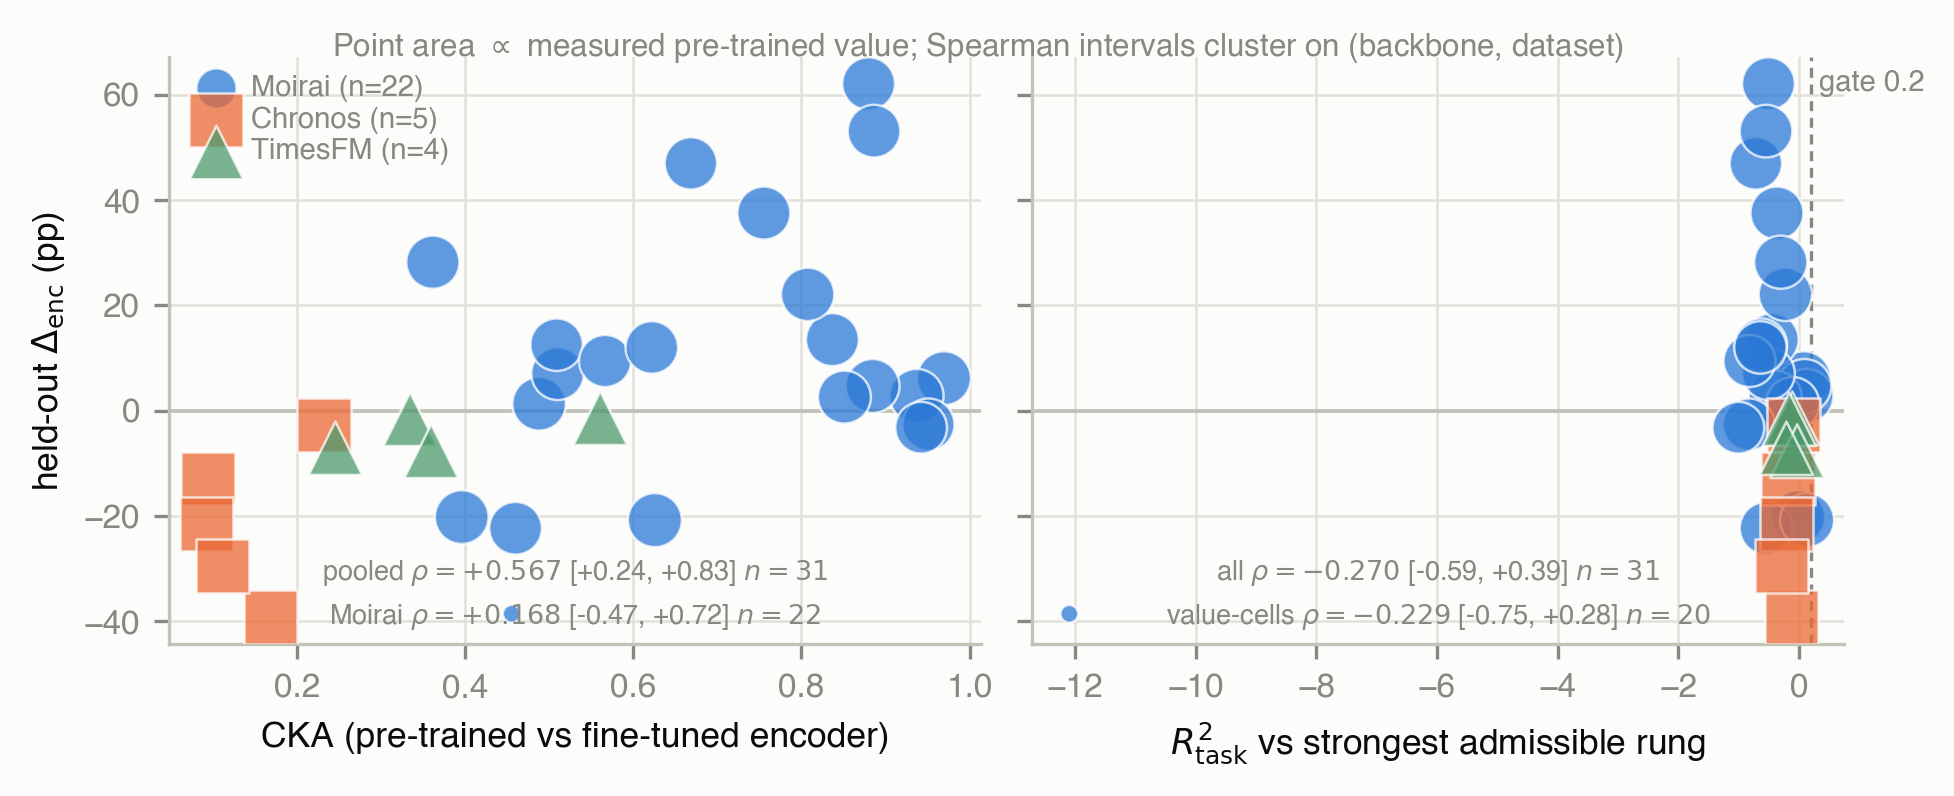

Write Python code to recreate this figure.
#!/usr/bin/env python3
"""The graded value axis: neither drift nor pre-trained value orders the encoder-adaptation outcome.

Two panels, one x-variable each, sharing the y-axis (held-out Delta_enc = B - D in percentage points,
positive = freezing the encoder did better):

  (left)  x = CKA between the pre-trained and fine-tuned encoder -- the diagnostic under test.
  (right) x = R2_task against the STRONGEST admissible rung of the eight-baseline ladder -- how much
          pre-trained value the cell demonstrably has. A minimum over rungs, not a maximum: R2_task
          = 1 - MSE_zs/MSE_base, so a weaker rival inflates it, and value that survives the best
          rival is the smallest R2_task.

Point AREA encodes the same value score in both panels, so the left panel answers the reviewer's
question visually: if drift predicted the outcome wherever there was something to lose, the large
points on the left would trend and the small ones would scatter. Backbone is encoded by colour AND
marker, because CKA is not comparable across architectures (Chronos 0.09-0.23, Moirai 0.36-0.97,
TimesFM 0.25-0.56) and a reader must be able to see that the pooled left-panel trend is largely
between-backbone.

NO HARD-CODED NUMBERS. Everything is read from results/value_axis.json, written by
scripts/value_axis.py --json, which in turn reads the graded ladder from results/gate_baselines_val.json -- the SELECTION-split
ladder, so the value axis and the held-out y-axis do not share windows.
The assertions below are the point of that: this script is a data-integrity check that happens to
draw, and it fails loudly rather than drawing a figure that disagrees with the text.

Needs matplotlib, which neither venv has:
  /opt/homebrew/bin/python3 paper_8/fig_value_axis.py
"""
import json
from pathlib import Path

import matplotlib.pyplot as plt
import numpy as np

ROOT = Path(__file__).resolve().parent.parent
J = json.load(open(ROOT / "results/value_axis.json"))

INK_PRIMARY = "#0b0b0b"
INK_MUTED = "#898781"
GRID = "#e1e0d9"
BASELINE = "#c3c2b7"
SURFACE = "#fcfcfb"
STYLE = {                          # colour and marker, so the arms separate in greyscale too
    "Moirai":  ("#2a78d6", "o"),
    "Chronos": ("#eb6834", "s"),
    "TimesFM": ("#4c9a6b", "^"),
}


def backbone_of(cell):
    for bb in ("Chronos", "TimesFM"):
        if cell.startswith(bb):
            return bb
    return "Moirai"


cells = list(J["cells"].values())
cka = np.array([c["cka"] for c in cells])
val = np.array([c["value"] for c in cells])
dnc = np.array([c["d_enc"] for c in cells])
bb = np.array([backbone_of(c["cell"]) for c in cells])
anyv = np.array([c["clears_any"] for c in cells])
thr = J["gate_threshold"]

# Data-integrity assertions. Each mirrors a sentence in the paper; a failure here means the figure
# and the text have diverged, which is the failure mode this project has hit most often.
assert len(cells) == J["n_scored"] == 31, f"expected 31 scored cells, got {len(cells)}"
assert anyv.sum() == J["n_value_cells"] == 20, f"expected 20 value-cells, got {anyv.sum()}"
assert J["n_clearing_all"] == 0, f"body claims no cell clears every rung; json says {J['n_clearing_all']}"
assert (val < thr)[~anyv].all(), "a cell marked no-value scores at or above the threshold"
assert len(J["baselines"]) == 9, f"body claims an eight-rung ladder plus the floor; got {J['baselines']}"

# Point area proportional to value, floored so that the most negative cells stay visible: a cell
# that loses badly to every baseline is still a data point, and an area-zero marker would drop it.
sz = 18 + 150 * np.clip(val - val.min(), 0, None) / max(np.ptp(val), 1e-9)

plt.rcParams.update({
    "font.family": "sans-serif",
    "font.sans-serif": ["Helvetica", "Arial", "DejaVu Sans"],
    "svg.fonttype": "none",
})
fig, (axA, axB) = plt.subplots(1, 2, figsize=(6.4, 2.45), dpi=150, sharey=True,
                               constrained_layout=True, gridspec_kw=dict(width_ratios=[1, 1]))
fig.patch.set_facecolor(SURFACE)
for ax in (axA, axB):
    ax.set_facecolor(SURFACE)
    ax.set_axisbelow(True)
    ax.grid(color=GRID, lw=0.6)
    ax.axhline(0, color=BASELINE, lw=0.9, zorder=1)
    for s in ("top", "right"):
        ax.spines[s].set_visible(False)
    for s in ("left", "bottom"):
        ax.spines[s].set_color(BASELINE)
    ax.tick_params(colors=INK_MUTED, labelsize=8)

for panel, xv in ((axA, cka), (axB, val)):
    for name, (col, mk) in STYLE.items():
        m = bb == name
        if not m.any():
            continue
        panel.scatter(xv[m], dnc[m], s=sz[m], marker=mk, facecolor=col, alpha=0.75,
                      edgecolor="white", linewidth=0.6, zorder=3,
                      label=f"{name} (n={m.sum()})")

axB.axvline(thr, color=INK_MUTED, lw=0.8, ls=(0, (3, 2)), zorder=2)
axB.annotate(f"gate {thr:g}", xy=(thr, axB.get_ylim()[1]), xytext=(2, -3),
             textcoords="offset points", ha="left", va="top", fontsize=7, color=INK_MUTED)

axA.set_ylabel(r"held-out $\Delta_{\mathrm{enc}}$ (pp)", fontsize=8.5, color=INK_PRIMARY)
axA.set_xlabel("CKA (pre-trained vs fine-tuned encoder)", fontsize=8.5, color=INK_PRIMARY)
axB.set_xlabel(r"$R^2_{\mathrm{task}}$ vs strongest admissible rung", fontsize=8.5, color=INK_PRIMARY)

# Statistics printed from the JSON, so the caption, the body and the panel cannot drift apart.
def label(pre, key):
    c = J["correlations"][key]
    return (rf"{pre} $\rho={c['rho']:+.3f}$ [{c['lo']:+.2f}, {c['hi']:+.2f}] "
            rf"$n{{=}}{c['n']}$")


# TWO intervals per panel, not one. On the left, the pooled rho is the figure the body calls a
# backbone artefact, so printing it alone would contradict the caption; the within-Moirai row is the
# one the claim rests on. On the right, restricting to value-cells is the reviewer's question, and the
# point of showing both is that the restriction does not sharpen anything.
for ax, rows_ in ((axA, [("pooled", "cka_vs_denc_all"), ("Moirai", "cka_vs_denc_moirai")]),
                  (axB, [("all", "value_vs_denc_all"), ("value-cells", "value_vs_denc_valuecells")])):
    for i, (pre, key) in enumerate(rows_):
        ax.annotate(label(pre, key), xy=(0.5, 0.02 + 0.075 * (len(rows_) - 1 - i)),
                    xycoords="axes fraction", ha="center", va="bottom",
                    fontsize=6.5, color=INK_MUTED)

axA.legend(loc="upper left", fontsize=7, frameon=False, labelcolor=INK_MUTED,
           handletextpad=0.2, borderpad=0.1, labelspacing=0.15)
fig.suptitle("Point area $\\propto$ measured pre-trained value; Spearman intervals cluster on "
             "(backbone, dataset)", fontsize=7.5, color=INK_MUTED, y=1.02)

out = ROOT / "paper_8/fig_value_axis"
fig.savefig(f"{out}.pdf", facecolor=SURFACE, bbox_inches="tight")
fig.savefig(f"{out}.png", facecolor=SURFACE, bbox_inches="tight")
print(f"wrote {out}.pdf / .png   {len(cells)} cells, {anyv.sum()} value-cells, "
      f"{J['n_clearing_all']} clearing every rung")
